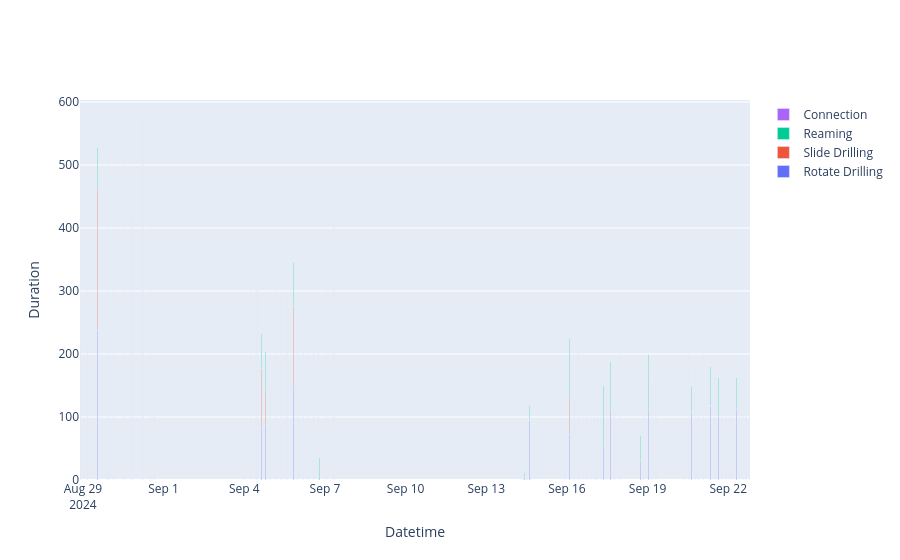

Notebook cell for this chart:
### Code cell
# Create a new Plotly figure
fig = go.Figure()
bar_width = 60*60*60*10
for DurationCols in [ 'Rotate Drilling', 'Slide Drilling', 'Reaming', 'Connection']:
    # DurationCols = DurationCols.replace(' ', '').replace('Duration', '')
    
    fig.add_trace(go.Bar(
        x=grouped_df['EndDateTime'],
        y=grouped_df[DurationCols.replace(' ', '') + "Duration"],
        name=DurationCols,
        # marker_color='blue',  # You can choose a color
        #  width=bar_width 
    ))


# Update the layout
fig.update_layout(
    barmode='stack',  # This will group the bars side by side at each x-value (datetime)
    xaxis_title='Datetime',
    yaxis_title='Duration',
    xaxis=dict(type='date')  # Ensuring x-axis is treated as date
)
fig.show()
